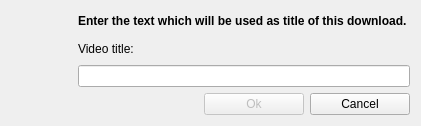
<?xml version="1.0" encoding="UTF-8"?>
<ui version="4.0">
 <class>CustomDownloadTitleImpl</class>
 <widget class="QDialog" name="CustomDownloadTitleImpl">
  <property name="geometry">
   <rect>
    <x>0</x>
    <y>0</y>
    <width>421</width>
    <height>126</height>
   </rect>
  </property>
  <property name="windowTitle">
   <string>Custom download title</string>
  </property>
  <layout class="QGridLayout" name="gridLayout">
   <item row="0" column="0" rowspan="3">
    <widget class="QLabel" name="label">
     <property name="minimumSize">
      <size>
       <width>61</width>
       <height>0</height>
      </size>
     </property>
     <property name="maximumSize">
      <size>
       <width>61</width>
       <height>16777215</height>
      </size>
     </property>
     <property name="text">
      <string/>
     </property>
     <property name="pixmap">
      <pixmap resource="../resources/resources.qrc">:/custom_download/images/custom_download_title.png</pixmap>
     </property>
     <property name="alignment">
      <set>Qt::AlignCenter</set>
     </property>
    </widget>
   </item>
   <item row="0" column="1" colspan="3">
    <widget class="QLabel" name="lblDescription">
     <property name="text">
      <string>&lt;b&gt;Enter the text which will be used as title of this download.&lt;/b&gt;</string>
     </property>
     <property name="wordWrap">
      <bool>true</bool>
     </property>
    </widget>
   </item>
   <item row="1" column="1" colspan="3">
    <widget class="QLabel" name="lblTitle_2">
     <property name="text">
      <string>Video title:</string>
     </property>
    </widget>
   </item>
   <item row="2" column="1" colspan="3">
    <widget class="QLineEdit" name="edtTitle">
     <property name="whatsThis">
      <string>Field where you enter the password</string>
     </property>
     <property name="accessibleName">
      <string>Password edit</string>
     </property>
     <property name="accessibleDescription">
      <string>Field where you enter the password</string>
     </property>
    </widget>
   </item>
   <item row="3" column="0" colspan="2">
    <spacer name="horizontalSpacer">
     <property name="orientation">
      <enum>Qt::Horizontal</enum>
     </property>
     <property name="sizeHint" stdset="0">
      <size>
       <width>190</width>
       <height>18</height>
      </size>
     </property>
    </spacer>
   </item>
   <item row="3" column="2">
    <widget class="QPushButton" name="btnOk">
     <property name="enabled">
      <bool>false</bool>
     </property>
     <property name="minimumSize">
      <size>
       <width>100</width>
       <height>0</height>
      </size>
     </property>
     <property name="whatsThis">
      <string>Confirm and close the window</string>
     </property>
     <property name="accessibleName">
      <string>Ok button</string>
     </property>
     <property name="accessibleDescription">
      <string>Confirm and close the window</string>
     </property>
     <property name="text">
      <string>Ok</string>
     </property>
     <property name="default">
      <bool>true</bool>
     </property>
    </widget>
   </item>
   <item row="3" column="3">
    <widget class="QPushButton" name="btnCancel">
     <property name="minimumSize">
      <size>
       <width>100</width>
       <height>0</height>
      </size>
     </property>
     <property name="whatsThis">
      <string>Discard and close window</string>
     </property>
     <property name="accessibleName">
      <string>Cancel button</string>
     </property>
     <property name="accessibleDescription">
      <string>Discard and close window</string>
     </property>
     <property name="text">
      <string>Cancel</string>
     </property>
    </widget>
   </item>
  </layout>
 </widget>
 <resources>
  <include location="../resources/resources.qrc"/>
 </resources>
 <connections>
  <connection>
   <sender>btnCancel</sender>
   <signal>clicked()</signal>
   <receiver>CustomDownloadTitleImpl</receiver>
   <slot>reject()</slot>
   <hints>
    <hint type="sourcelabel">
     <x>334</x>
     <y>105</y>
    </hint>
    <hint type="destinationlabel">
     <x>165</x>
     <y>86</y>
    </hint>
   </hints>
  </connection>
  <connection>
   <sender>btnOk</sender>
   <signal>clicked()</signal>
   <receiver>CustomDownloadTitleImpl</receiver>
   <slot>accept()</slot>
   <hints>
    <hint type="sourcelabel">
     <x>242</x>
     <y>105</y>
    </hint>
    <hint type="destinationlabel">
     <x>108</x>
     <y>109</y>
    </hint>
   </hints>
  </connection>
 </connections>
</ui>
